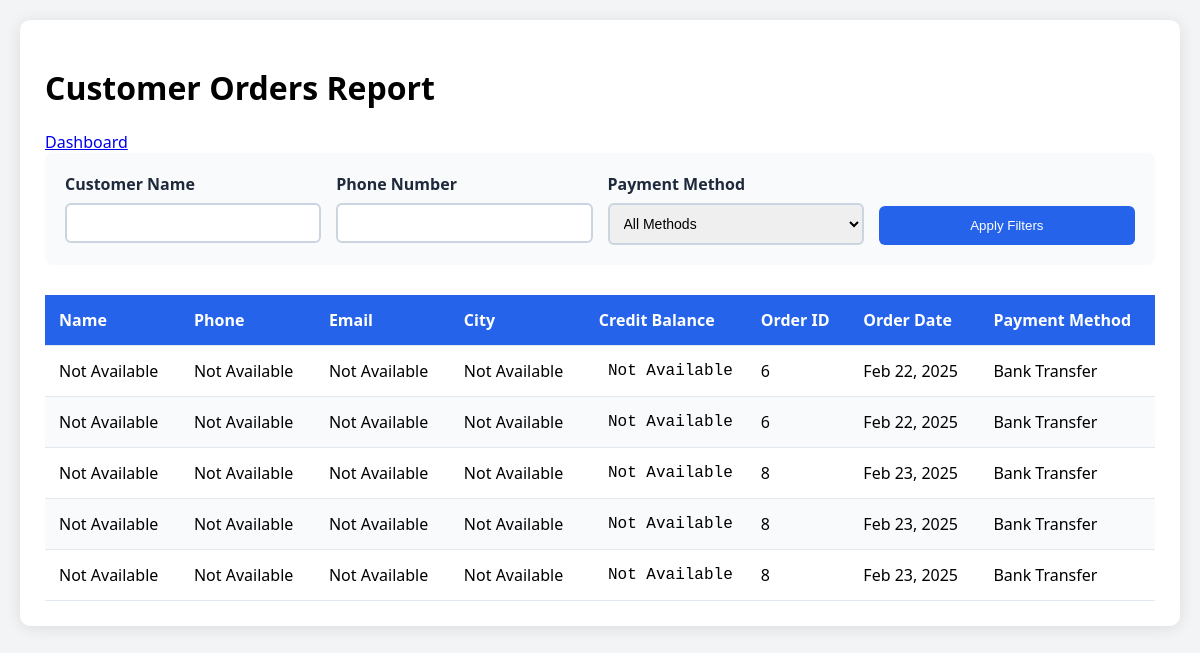
The app's page /customer_management.php?payment_method=2 with its own data.
### tables this page shows
CREATE TABLE `tbl_order_grm` (
  `id` int(11) NOT NULL,
  `order_ref` varchar(100) DEFAULT NULL,
  `order_date` timestamp NOT NULL DEFAULT current_timestamp(),
  `payment_type` int(11) DEFAULT NULL,
  `customer_id` int(11) NOT NULL,
  `del_ref` varchar(100) DEFAULT NULL,
  `pay_st` int(1) DEFAULT NULL,
  `ret_st` enum('none','returned','partial') DEFAULT NULL
);

### customer_management.php (the view, shortened to what this page needs)
<?php
include 'backend/conn.php';
$search_name = isset($_GET['name']) ? trim($_GET['name']) : '';
$search_phone = isset($_GET['phone']) ? trim($_GET['phone']) : '';
$search_payment_method = isset($_GET['payment_method']) ? trim($_GET['payment_method']) : '';
$base_query = "
    SELECT
        c.c_id AS CustomerID,
        c.c_name AS CustomerName,
        c.c_phone AS Phone,
        c.c_email AS Email,
        c.c_address AS Address,
        c.c_city AS City,
        c.credit_balance AS CreditBalance,
        og.id AS OrderID,
        og.order_date AS OrderDate,
        CASE og.payment_type
            WHEN 0 THEN 'Cash'
            WHEN 1 THEN 'Online Payment'
            WHEN 2 THEN 'Bank Transfer'
            WHEN 3 THEN 'Credit'
        END AS PaymentMethod,
        o.product_id AS ProductID,
        o.quantity AS Quantity,
        o.discount AS Discount,
        o.discount_type AS DiscountType,
        o.bill_date AS BillDate,
        o.m_price AS Price
    FROM tbl_order_grm og
    LEFT JOIN tbl_customer c ON og.customer_id = c.c_id
    INNER JOIN tbl_order o ON og.id = o.grm_ref
";
$conditions = [];
$params = [];
$types = '';
if (!empty($search_payment_method)) {
    $conditions[] = "og.payment_type = ?";
    $params[] = $search_payment_method;
    $types .= 's';
}
$query = $base_query;
if (!empty($conditions)) {
    $query .= " WHERE " . implode(' AND ', $conditions);
}
$stmt = $conn->prepare($query);
if (!empty($params)) {
    $stmt->bind_param($types, ...$params);
}
if (!$stmt->execute()) {
    die("Error executing statement: " . $stmt->error);
}
$result = $stmt->get_result();
$results = $result->fetch_all(MYSQLI_ASSOC);
?>
<!DOCTYPE html>
<html lang="en">
<head>
</head>
<body>
    <div class="container">
        <h1>Customer Orders Report</h1>
        <a href="index.php" class="btn btn-warning mx-2">Dashboard</a>
        <form method="GET" class="filters">
            <div class="filter-group">
                <label for="name">Customer Name</label>
                <input type="text" name="name" value="<?= htmlspecialchars($search_name) ?>">
            </div>
            <div class="filter-group">
                <label for="phone">Phone Number</label>
                <input type="text" name="phone" value="<?= htmlspecialchars($search_phone) ?>">
            </div>
            <div class="filter-group">
                <label for="payment_method">Payment Method</label>
                <select name="payment_method">
                    <option value="">All Methods</option>
                </select>
            </div>
            <button type="submit">Apply Filters</button>
        </form>
        <div class="table-container">
            <table>
                <thead>
                    <tr>
                        <th>Name</th>
                        <th>Phone</th>
                        <th>Email</th>
                        <th>City</th>
                        <th>Credit Balance</th>
                        <th>Order ID</th>
                        <th>Order Date</th>
                        <th>Payment Method</th>
                    </tr>
                </thead>
                <tbody>
                    <?php if (!empty($results)): ?>
                        <?php foreach ($results as $row): ?>
                            <tr>
                                <td><?= !empty($row['CustomerName']) ? htmlspecialchars($row['CustomerName']) : 'Not Available' ?></td>
                                <td><?= !empty($row['Phone']) ? htmlspecialchars($row['Phone']) : 'Not Available' ?></td>
                                <td><?= !empty($row['Email']) ? htmlspecialchars($row['Email']) : 'Not Available' ?></td>
                                <td><?= !empty($row['City']) ? htmlspecialchars($row['City']) : 'Not Available' ?></td>
                                <td class="currency"><?= !empty($row['CreditBalance']) ? '$' . number_format($row['CreditBalance'], 2) : 'Not Available' ?></td>
                                <td><?= htmlspecialchars($row['OrderID']) ?></td>
                                <td><?= date('M d, Y', strtotime($row['OrderDate'])) ?></td>
                                <td><?= htmlspecialchars($row['PaymentMethod']) ?></td>
                            </tr>
                        <?php endforeach; ?>
                    <?php endif; ?>
                </tbody>
            </table>
        </div>
    </div>
</body>
</html>

### customer_management.php (style rules this page uses)
:root { --primary-color: #2563eb; --hover-color: #1d4ed8; }
body { font-family: 'Segoe UI', Tahoma, Geneva, Verdana, sans-serif; margin: 0; padding: 20px; background-color: #f3f4f6; }
.container { max-width: 1600px; margin: 0 auto; background: white; border-radius: 10px; box-shadow: 0 2px 15px rgba(0,0,0,0.1); padding: 25px; }
.filters { display: grid; grid-template-columns: repeat(auto-fit, minmax(200px, 1fr)); gap: 15px; margin-bottom: 30px; background: #f8fafc; padding: 20px; border-radius: 8px; }
.filter-group { display: flex; flex-direction: column; }
label { margin-bottom: 8px; font-weight: 600; color: #1e293b; }
input, select { padding: 10px; border: 2px solid #cbd5e1; border-radius: 6px; font-size: 14px; }
button { padding: 12px 25px; background: var(--primary-color); color: white; border: none; border-radius: 6px; cursor: pointer; transition: background 0.3s ease; align-self: flex-end; }
.table-container { overflow-x: auto; margin-top: 20px; }
table { width: 100%; border-collapse: collapse; min-width: 1000px; }
th, td { padding: 14px; text-align: left; border-bottom: 1px solid #e2e8f0; }
th { background: var(--primary-color); color: white; font-weight: 600; }
tr:nth-child(even) { background-color: #f8fafc; }
.currency { text-align: right; font-family: 'Courier New', Courier, monospace; }

### records on screen
tbl_order_grm: id "6", order_date "Feb 22, 2025", PaymentMethod "Bank Transfer"
tbl_order_grm: id "8", order_date "Feb 23, 2025", PaymentMethod "Bank Transfer"
